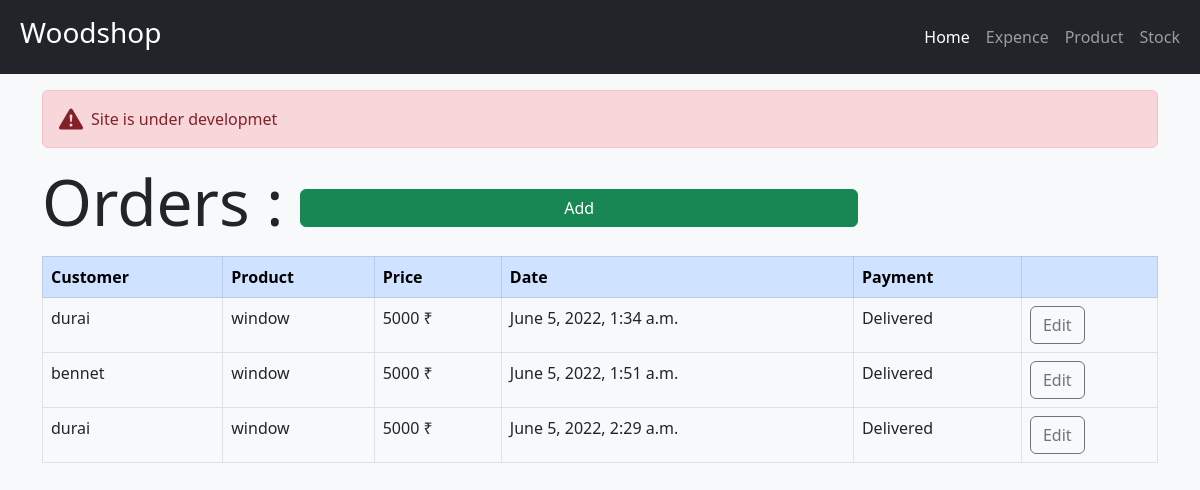
The app's page /order_history with its own data.
### app/models.py (models this page shows, shortened)
class Order(models.Model):
    status=(
        ('Delivered','Delivered'),
        ('Not-Delivered','not-Delivered'),
    )
    customer=models.ForeignKey(Customer,null=True,on_delete=models.SET_NULL)
    product=models.ForeignKey(Product,null=True,on_delete=models.SET_NULL)
    date_cretated=models.DateTimeField(auto_now_add=True)
    status=models.CharField(max_length=20,null=True,choices=status)

class Customer(models.Model):
    name=models.CharField(max_length=20,null=True)
    phone=models.CharField(max_length=10,null=True)
    place=models.CharField(max_length=20,blank=True)
    email=models.EmailField(blank=True)
    def __str__(self):
        return self.name

class Product(models.Model):
    name=models.CharField(max_length=15,null=True)
    price=models.IntegerField(null=True)
    def __str__(self):
        return self.name

### app/views.py (the view)
# urls.py: path('order_history',views.order_history,name='order-his'),
def order_history(request):
    orders=Order.objects.filter(status='Delivered').all()
    context={'orders':orders}
    return render(request,'app/order_history.html',context)

### app/templates/app/order_history.html
{% extends 'app/main.html' %}
{% block content %}
<div class="container">
    <h1 class="display-3">Orders : <a href=" {% url 'addorder' %} " class="btn btn-success w-50">Add</a> </h1>
    <table class="table table-bordered mt-3">
        <thead class="table-primary">
            <tr>
                <th>Customer</th>
                <th>Product</th>
                <th>Price</th>
                <th>Date</th>
                <th>Payment</th>
                <th></th>
            </tr>
        </thead>
        <tbody>
            {% for i in orders %}
            <tr>
                <td>{{i.customer}}</td>
                <td>{{i.product}}</td>
                <td> {{i.product.price}} ₹</td>
                <td>{{i.date_cretated}}</td>
                <td>{{i.status}}</td>
                <th><a href=" {% url 'up-order' i.id %} " class="btn  btn-outline-secondary">Edit</a></th>
            </tr>
            {% endfor %}
        </tbody>
    </table>
</div>
{% endblock %}

### records on screen
Order: customer "durai", product "window", product.price "5000", date_cretated "June 5, 2022, 1:34 a.m.", status "Delivered"
Order: customer "bennet", product "window", product.price "5000", date_cretated "June 5, 2022, 1:51 a.m.", status "Delivered"
Order: customer "durai", product "window", product.price "5000", date_cretated "June 5, 2022, 2:29 a.m.", status "Delivered"
